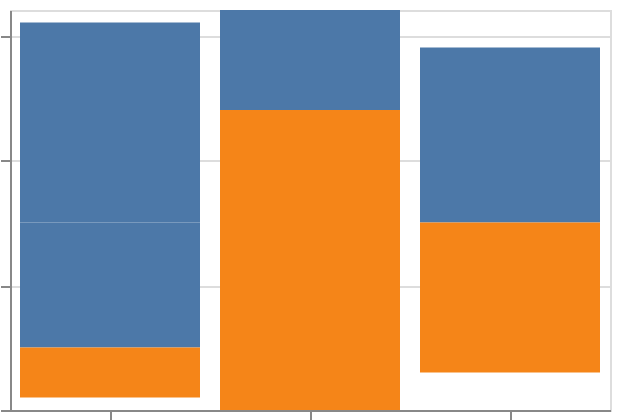

The Vega-Lite source for this figure:
### Vega-Lite specification from a JSON file in a GitHub repository (floating-point values rounded to 4 significant figures)
{"$schema": "https://vega.github.io/schema/vega-lite/v6.json", "padding": 5, "autosize": "none", "width": 300, "height": 200, "data": {"name": "table", "values": [{"c": "A", "g": "p", "x": 1, "y": 2, "v": 5, "t": "2024-01-15", "o": {"v": 3}, "IMDB Rating": 6.1, "d": "x1"}, {"c": "B", "g": "q", "x": 2, "y": 4, "v": 9, "t": "2024-02-20", "o": {"v": 7}, "IMDB Rating": 7.4, "d": "x2"}, {"c": "A", "g": "q", "x": 3, "y": 3, "v": 2, "t": "2024-03-05", "o": {"v": 1}, "IMDB Rating": 5.2, "d": "x1"}, {"c": "C", "g": "p", "x": 4, "y": 6, "v": 7, "t": "2024-05-30", "o": {"v": 4}, "IMDB Rating": 8.8, "d": "x3"}, {"c": "B", "g": "p", "x": 5, "y": 5, "v": 4, "t": "2024-07-11", "o": {"v": 9}, "IMDB Rating": 6.9, "d": "x2"}, {"c": "C", "g": "q", "x": 6, "y": 8, "v": 6, "t": "2024-09-02", "o": {"v": 2}, "IMDB Rating": 7.7, "d": "x3"}, {"c": "A", "g": "p", "x": 7, "y": 7, "v": 8, "t": "2024-11-25", "o": {"v": 5}, "IMDB Rating": 4.4, "d": "x1"}, {"c": "B", "g": "q", "x": 8, "y": 9, "v": 3, "t": "2024-12-31", "o": {"v": 8}, "IMDB Rating": 9.1, "d": "x2"}]}, "transform": [{"stack": "v", "groupby": ["c"], "sort": [{"field": "g", "order": "descending"}], "as": ["lo", "hi"], "offset": "center"}], "mark": "bar", "encoding": {"x": {"field": "c", "type": "nominal"}, "y": {"field": "lo", "type": "quantitative"}, "y2": {"field": "hi"}, "color": {"field": "g", "type": "nominal"}}}
